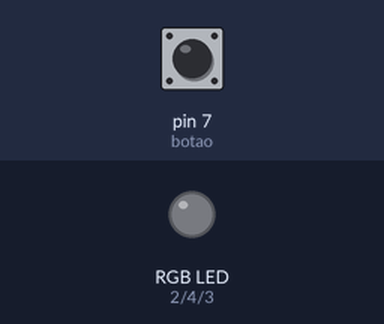
Recording of a sketch running on a simulated Arduino Uno, built with avr-gcc and run on an emulated ATmega328P. Shown: an RGB LED mixed from three pins (HIGH = lit). The inputs (shaded band) are chosen by the test bench; at power-on: pin 7 (botao) LOW.

Above: at 1.2 s.
1.3 s: pin 7 (botao) pulled HIGH for 0.15 s
At 2.6 s:
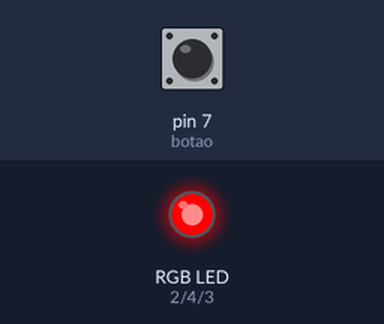
2.9 s: pin 7 (botao) pulled HIGH for 1 s
At 5.1 s:
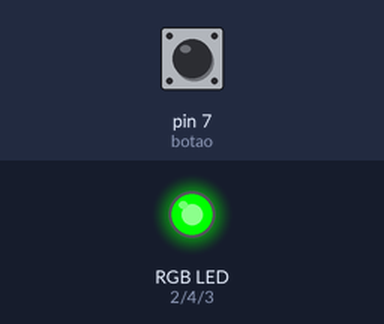
5.4 s: pin 7 (botao) pulled HIGH for 0.15 s
At 6.7 s:
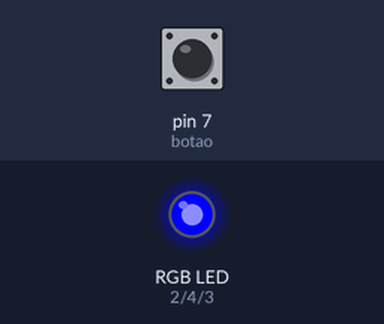
7.0 s: pin 7 (botao) pulled HIGH for 3.2 s
At 11.1 s:
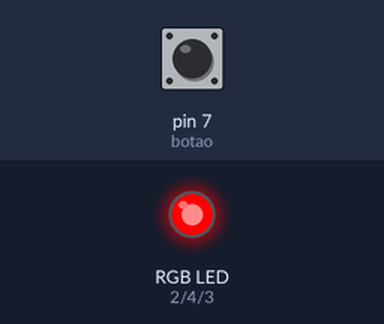
Timing chart, 0 to 12.6 s (numbered marks = the images above; inputs shaded):
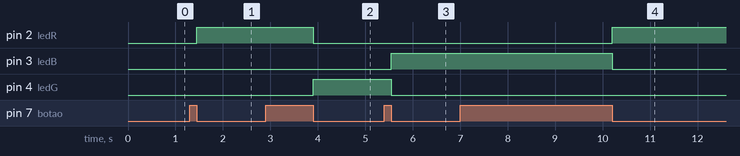

The sketch:

led_rgb_classes.ino
```cpp
#define ledR 2
#define ledG 4		// definindo diretivas
#define ledB 3
#define botao 7

class Btn{		// implementando 'classe' do botão
public:
  int btnclicado,btnliberado,pino;		// propriedades da classe
  Btn(int p){		// contrutor da classe com pâmentro 'int p' relaçionado ao 'pino'
    pino=p;
    btnclicado=btnliberado=0;
  }
  bool press(){		// método que indicará se o botão foi clicado ou não
    if(digitalRead(pino)==HIGH){
      btnclicado=1;
      btnliberado=0;
    }else{
      btnliberado=1;
    }
    if((btnclicado==1)and(btnliberado==1)){		// significa que botão foi clicado
      btnclicado=0;
      btnliberado=0;
      return true;		// indicação de que botão foi clicado
    }else{
      return false;
    }
  }
};

class Cor{		// classe que controla a cor do led
public:
  int pinoR,pinoG,pinoB,ciclo,maximo;		// propriedades
  Cor(int pr, int pg, int pb):pinoR(pr),pinoG(pg),pinoB(pb){	// lista de inicialização
    ciclo=0;
    maximo=3;
  }
  void trocaLed(){		// função que trocará o led
    if(ciclo==0){	// cor vermelha
      corLed(1,0,0);
    }else if(ciclo==1){		// cor azul
      corLed(0,1,0);
    }else if(ciclo==2){		// cor verde
      corLed(0,0,1);
    }
    ciclo++;
    if(ciclo>maximo-1){
      ciclo=0;
    }
  }
private:
  void corLed(int r, int g, int b){		// função que vai definir a cor do led
    digitalWrite(pinoR,r); //HIGH==1  |  LOW==0
    digitalWrite(pinoG,g);
    digitalWrite(pinoB,b);
  }
};

Btn btn(botao);		// intançiando o 'objeto'
Cor cor(ledR,ledG,ledB);

void setup() {
  pinMode(ledR,OUTPUT);
  pinMode(ledG,OUTPUT);
  pinMode(ledB,OUTPUT);
  pinMode(botao,INPUT);
}

void loop() {
  if(btn.press()){		// se o 'press' do objeto 'btn' retornat true'
    cor.trocaLed();			// será chamado o método 'trocaLed' do objeto 'cor'
  }
}
```

Measured:
- after the input at 1.3 s, pin 2 (ledR): LOW → HIGH after 0.15 s
- after the input at 2.9 s, pin 2 (ledR): HIGH → LOW after 1.0 s; pin 4 (ledG): LOW → HIGH after 1.0 s
- after the input at 5.4 s, pin 3 (ledB): LOW → HIGH after 0.15 s; pin 4 (ledG): HIGH → LOW after 0.15 s
- after the input at 7.0 s, pin 2 (ledR): LOW → HIGH after 3.2 s; pin 3 (ledB): HIGH → LOW after 3.2 s
